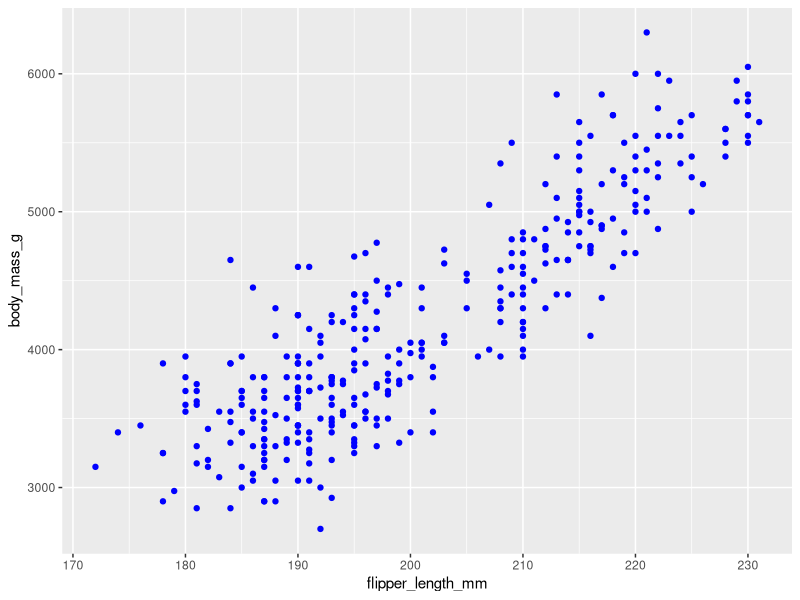
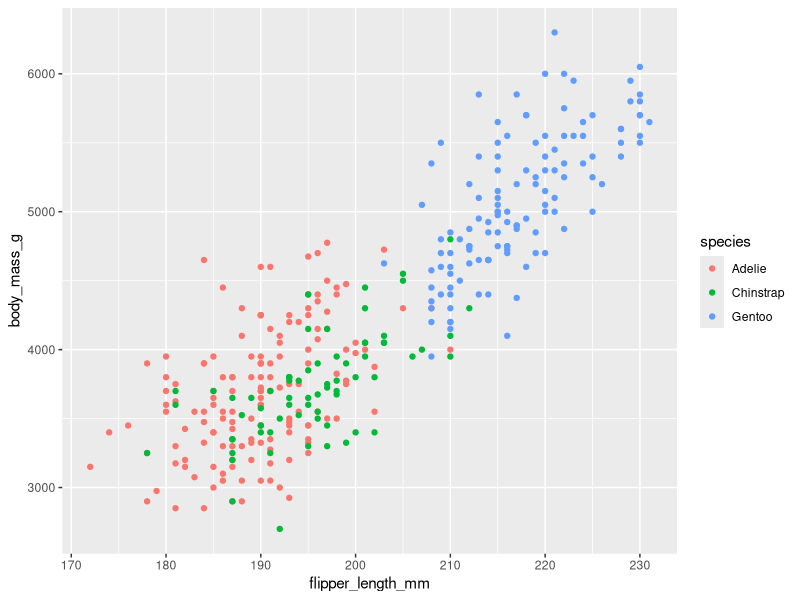
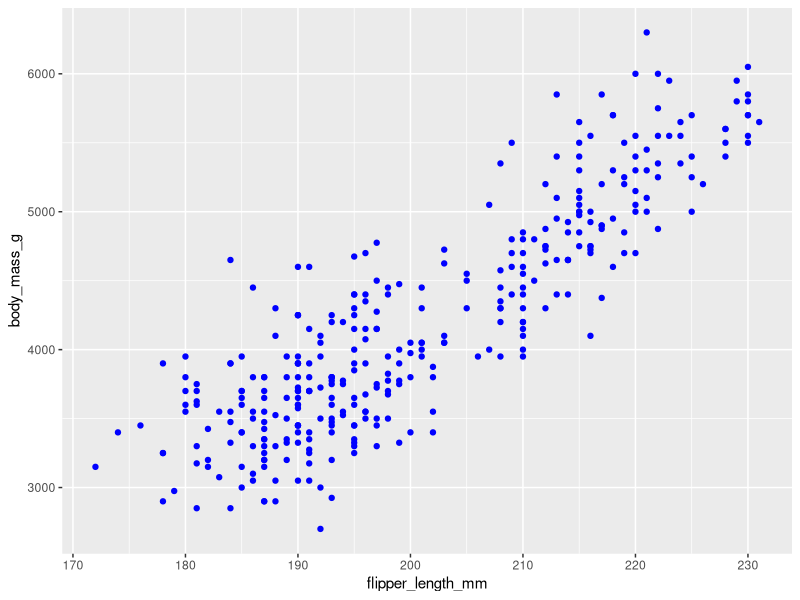
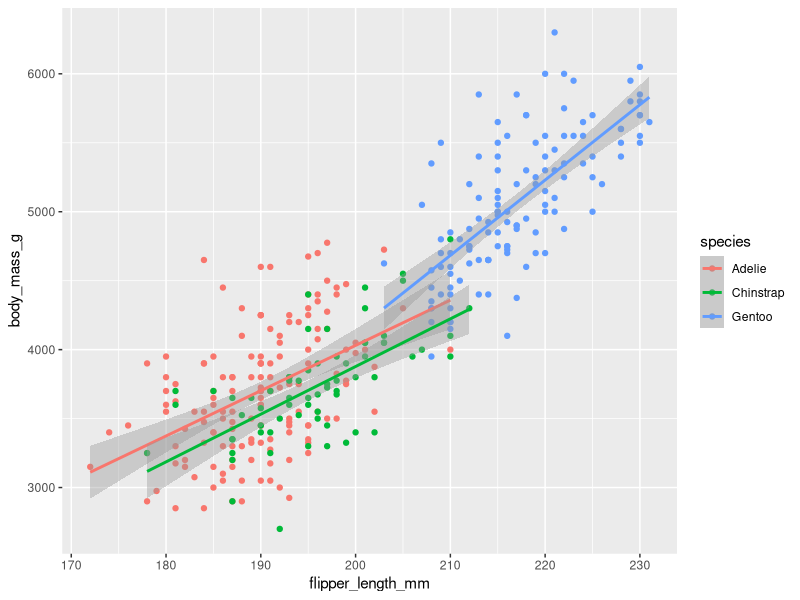
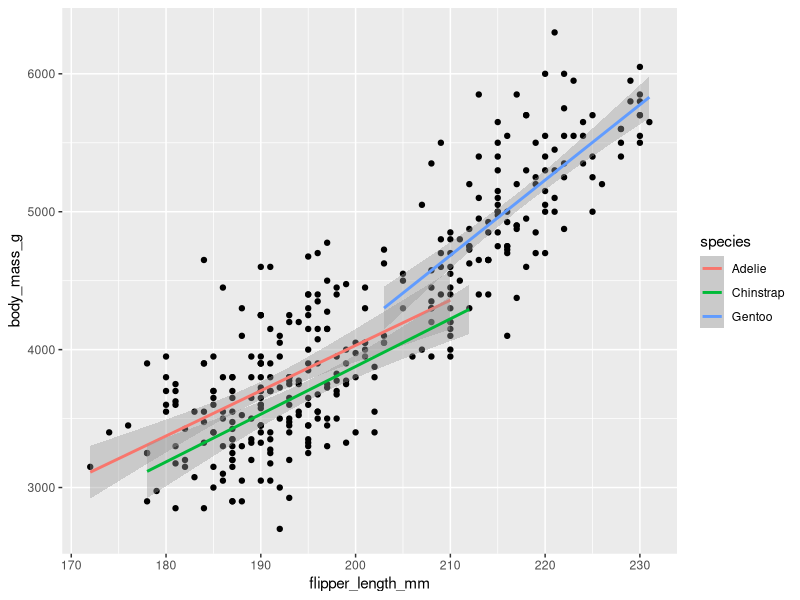
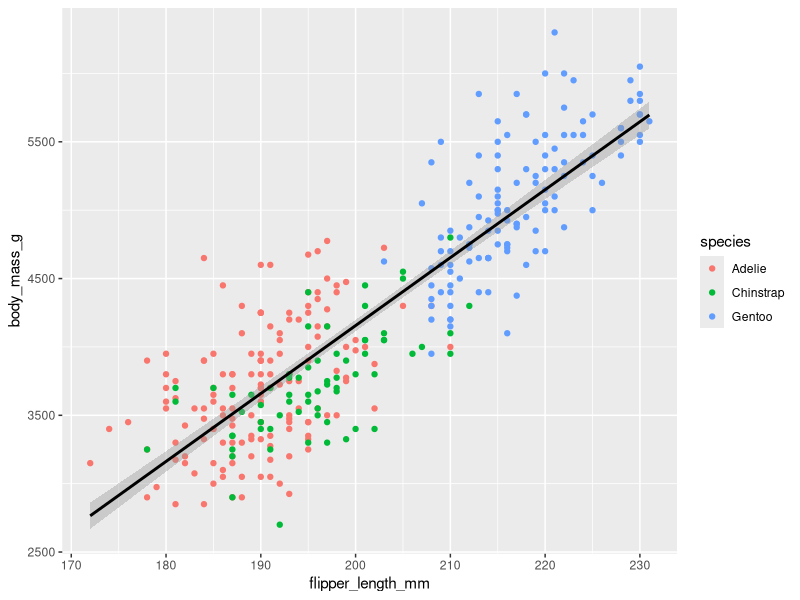
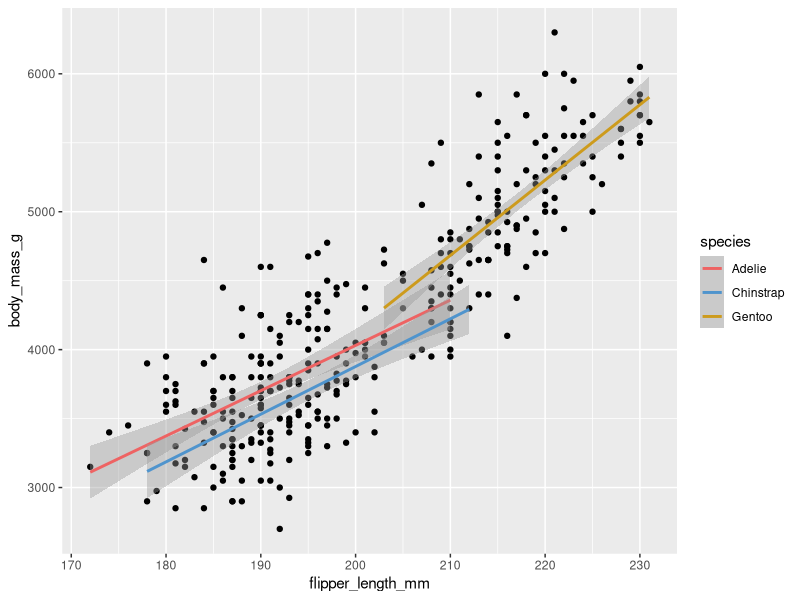
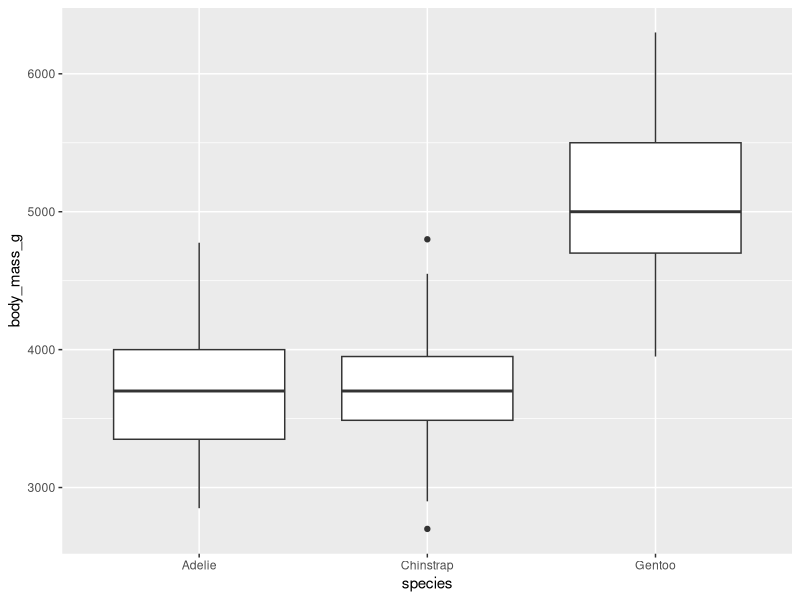

The R script that drew these images, in order:
## ---- chunk 1
#| include: false
library(tidyverse)
library(palmerpenguins)
## ---- chunk 2
#| echo: true
#| warning: false
penguins %>% 
  ggplot(aes(x = flipper_length_mm, y = body_mass_g)) + 
  geom_point(col = "blue")
## ---- chunk 3
#| echo: true
#| warning: false
penguins %>% 
  ggplot(aes(x = flipper_length_mm, y = body_mass_g, col = species)) + 
  geom_point()
## ---- chunk 4
#| echo: true
#| warning: false
penguins %>% 
  ggplot(aes(x = flipper_length_mm, y = body_mass_g, col = species)) + 
  geom_point(col = "blue") # ??
## ---- chunk 5
#| echo: true
#| warning: false
penguins %>% 
  ggplot(aes(x = flipper_length_mm, y = body_mass_g, col = species)) + 
  geom_point() + 
  geom_smooth(method = "lm")
## ---- chunk 6
#| echo: true
#| warning: false
penguins %>% 
  ggplot(aes(x = flipper_length_mm, y = body_mass_g)) + 
  geom_point() + 
  geom_smooth(method = "lm", aes(col = species))
## ---- chunk 7
#| echo: true
#| warning: false
penguins %>% 
  ggplot(aes(x = flipper_length_mm, y = body_mass_g)) + 
  geom_point(aes(col = species)) + 
  geom_smooth(method = "lm", col = "black")
## ---- chunk 8
#| echo: true
#| warning: false
penguins %>% 
  ggplot(aes(x = flipper_length_mm, y = body_mass_g)) + 
  geom_point() + 
  geom_smooth(method = "lm", aes(col = species)) + 
  scale_color_manual(values = c("indianred2", "steelblue3", "goldenrod3"))
## ---- chunk 9
#| echo: true
#| warning: false
penguins %>% 
  ggplot(aes(x = species, y = body_mass_g)) + 
  geom_boxplot()
## ---- chunk 10
#| echo: true
#| warning: false
penguins %>% 
  ggplot(aes(x = species, y = body_mass_g)) + 
  geom_boxplot(col = "deepskyblue3") # ??
## ---- chunk 11
#| echo: true
#| warning: false
penguins %>% 
  ggplot(aes(x = species, y = body_mass_g)) + 
  geom_boxplot(fill = "deepskyblue3")
## ---- chunk 12
#| echo: true
#| warning: false
penguins %>% 
  ggplot(aes(x = species, y = body_mass_g)) + 
  geom_boxplot(fill = "deepskyblue3", alpha = 0.5)
## ---- chunk 13
#| echo: true
#| warning: false
penguins %>% 
  ggplot(aes(x = species, y = body_mass_g, fill = species)) + 
  geom_boxplot(alpha = 0.5)
## ---- chunk 14
#| echo: true
#| warning: false
penguins %>% 
  ggplot(aes(x = species, y = body_mass_g, fill = species)) + 
  geom_boxplot(alpha = 0.5) + 
  scale_fill_manual(values = c("indianred2", "deepskyblue3", "goldenrod3"))
## ---- chunk 15
#| echo: true
#| warning: false
penguins %>% 
  ggplot(aes(x = flipper_length_mm, y = body_mass_g)) + 
  geom_point() + 
  geom_smooth(method = "lm", aes(col = species)) + 
  scale_color_manual(values = c("indianred2", "steelblue3", "goldenrod3"))
## ---- chunk 16
#| echo: true
#| warning: false
penguins %>% 
  ggplot(aes(x = flipper_length_mm, y = body_mass_g)) + 
  geom_point(size = 1) + 
  geom_smooth(method = "lm", aes(col = species)) + 
  scale_color_manual(values = c("indianred2", "steelblue3", "goldenrod3"))
## ---- chunk 17
#| echo: true
#| warning: false
penguins %>% 
  ggplot(aes(x = flipper_length_mm, y = body_mass_g)) + 
  geom_point(size = 2) + 
  geom_smooth(method = "lm", aes(col = species)) + 
  scale_color_manual(values = c("indianred2", "steelblue3", "goldenrod3"))
## ---- chunk 18
#| echo: true
#| warning: false
penguins %>% 
  ggplot(aes(x = flipper_length_mm, y = body_mass_g, size = species)) + 
  geom_point() + 
  geom_smooth(method = "lm", aes(col = species)) + 
  scale_color_manual(values = c("indianred2", "steelblue3", "goldenrod3"))
## ---- chunk 19
#| echo: true
#| warning: false
penguins %>% 
  ggplot(aes(x = flipper_length_mm, y = body_mass_g)) + 
  geom_point(aes(pch = species)) + 
  geom_smooth(method = "lm", aes(col = species, linetype = species)) + 
  scale_color_manual(values = c("indianred2", "steelblue3", "goldenrod3"))
